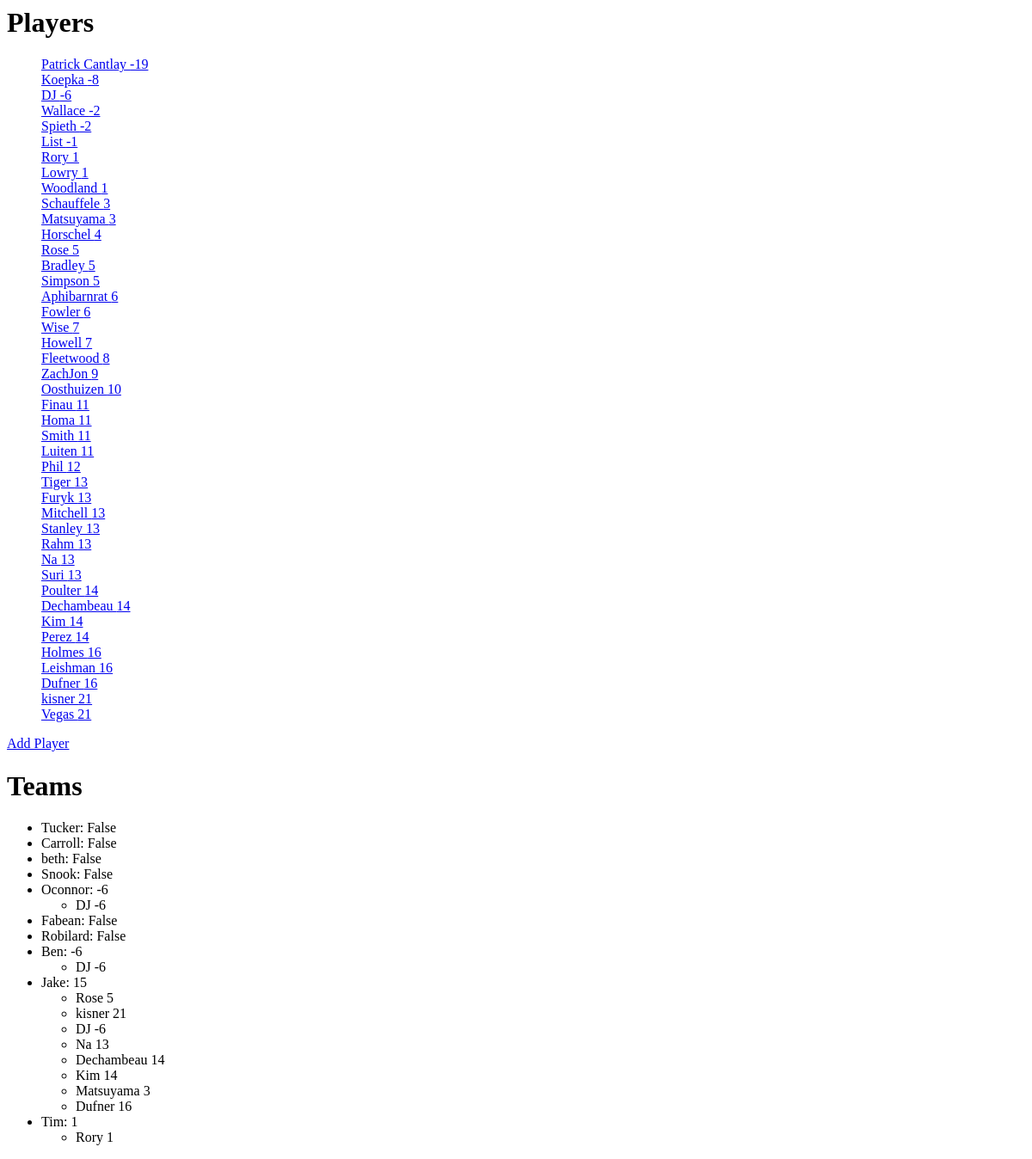
/golf/, run on an earlier commit of the app's database.
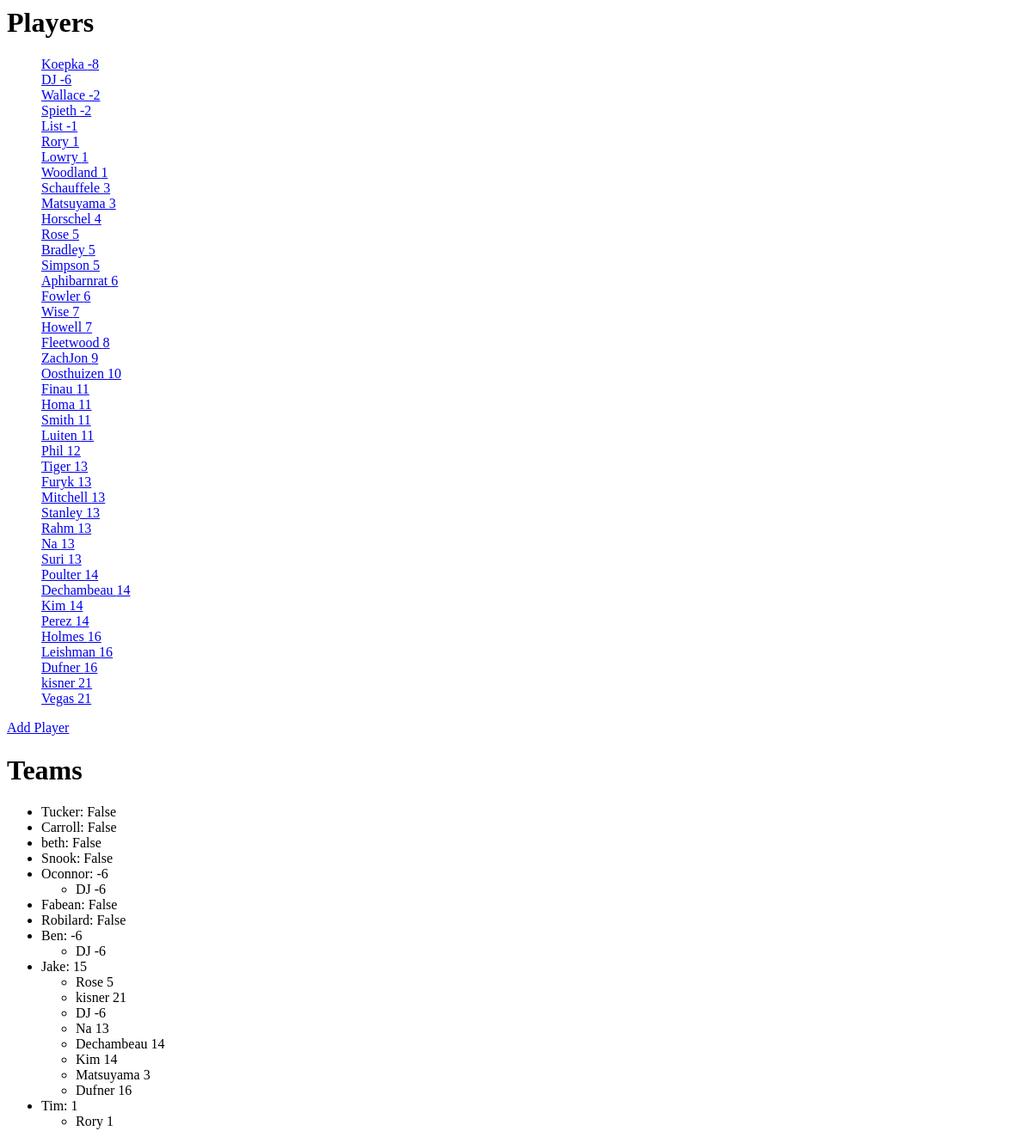
And on a later commit of the database.
### golf/models.py (models this page shows, shortened)
class Players(models.Model):
  player_name = models.CharField(max_length=200)
  score = models.IntegerField(null=True)

class Team(models.Model):
  league = models.ForeignKey(League, on_delete=models.CASCADE)
  players = models.ManyToManyField(Players)
  team_name = models.CharField(max_length=200)
  def get_score(self):
    scores = []
    for player in self.players.all():
      if isinstance(player.score, int):
        scores.append(player.score)
    def aggregate_of_top_four_scores(array):
      total_score = 0
      for score in array:
        total_score += score
      return total_score
    if len(scores):
      scores.sort()
      return aggregate_of_top_four_scores(scores[:4])
    else:
      return False

### golf/views.py (the view)
# urls.py: path('', views.IndexView.as_view(), name="index"),
class IndexView(generic.TemplateView):
  template_name = 'golf/index.html'
  def get_context_data(self):
    context = super(IndexView, self).get_context_data()
    context['Players'] = Players.objects.all().order_by('score')
    context['Team'] = Team.objects.all()
    return context

### golf/templates/golf/index.html
{% if Players %}
  <h1>Players</h1>
  <ul style="list-style-type:none;">
    {% for player in Players %}
      <li><a href="{% url 'golf:player' player.id %}">{{player.player_name}} {{player.score}}</a></li>
    {% endfor %}
  </ul>
  <a href="{% url 'golf:add_player' %}">Add Player</a>
{% else %}
  <p>no players avilable</p>
{% endif %}
{% if Team %}
  <h1>Teams</h1>
  <ul>
    {%for team in Team%}
    <li>
      <span>{{team.team_name}}: {{team.get_score}}</span>
      <ul>
        {% for player in team.players.all %}
          <li><span>{{player.player_name}} </span><span>{{player.score}}</span></li>
        {% endfor %}
      </ul>
    </li>
    {% endfor %}
  </ul>
{% endif %}

What changed in the data, as far as the page shows it:
removed Players: player_name "Patrick Cantlay", score "-19", shown under "Players"
